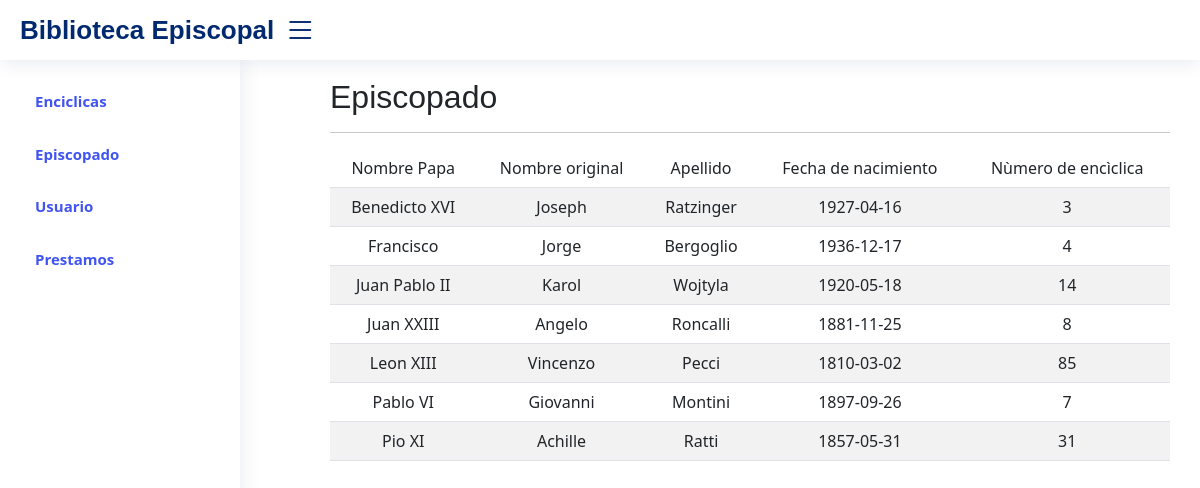
The page /episcopado.php on the database its author committed.
### tables this page shows
CREATE TABLE `episcopado` (
  `ID_Nombre_PAPA` varchar(50) NOT NULL,
  `Nombre_Original` text NOT NULL,
  `Apellido` text NOT NULL,
  `Fecha_N` date NOT NULL,
  `N_Enciclicas` int(11) NOT NULL
);

### episcopado.php (the view, shortened to what this page needs)
<?php
include("header.php");
include ("conexion_ep.php");
?>
<link rel="stylesheet" href="assets/css/listaEntradas.css">
<br>
<h2>Episcopado</h2>
<hr/>
<table class="table table-striped">
    <thead>
        <tr>
            <td class="text-center">
                Nombre Papa
            </td>
            <td class="text-center">
                Nombre original
            </td>
            <td class="text-center">
                Apellido
            </td>
            <td class="text-center">
                Fecha de nacimiento
            </td>
            <td class="text-center">
                Nùmero de encìclica
            </td>
        </tr>
    </thead>
    <tbody>
<?php
$consultaSQL = "SELECT * FROM episcopado";
$resultado = mysqli_query($conexion, $consultaSQL);
while($fila = mysqli_fetch_assoc($resultado)){
?>
        <tr class="filaConSombreado">
            <td class="text-center">
                <?php echo $fila["ID_Nombre_PAPA"]; ?>
            </td>
            <td class="text-center">
                <?php echo $fila["Nombre_Original"]; ?>
            </td>
            <td class="text-center">
                <?php echo $fila["Apellido"]; ?>
            </td>
            <td class="text-center">
                <?php echo $fila["Fecha_N"]; ?>
            </td>
            <td class="text-center">
                <?php echo $fila["N_Enciclicas"]; ?>
            </td>
        </tr>
<?php
}
?>
    </tbody>
</table>
<?php
include('footer.php');
?>

### assets/css/style.css (style rules this page uses)
:root { scroll-behavior: smooth; }
body { font-family: "Open Sans", sans-serif; background: #f6f9ff; color: #444444; }
h1, h2, h3, h4, h5, h6 { font-family: "Nunito", sans-serif; }

### rows shown on the page
episcopado: ID_Nombre_PAPA "Benedicto XVI", Nombre_Original "Joseph", Apellido "Ratzinger", Fecha_N "1927-04-16", N_Enciclicas "3"
episcopado: ID_Nombre_PAPA "Francisco", Nombre_Original "Jorge", Apellido "Bergoglio", Fecha_N "1936-12-17", N_Enciclicas "4"
episcopado: ID_Nombre_PAPA "Juan Pablo II", Nombre_Original "Karol", Apellido "Wojtyla", Fecha_N "1920-05-18", N_Enciclicas "14"
episcopado: ID_Nombre_PAPA "Juan XXIII", Nombre_Original "Angelo", Apellido "Roncalli", Fecha_N "1881-11-25", N_Enciclicas "8"
episcopado: ID_Nombre_PAPA "Leon XIII", Nombre_Original "Vincenzo", Apellido "Pecci", Fecha_N "1810-03-02", N_Enciclicas "85"
episcopado: ID_Nombre_PAPA "Pablo VI", Nombre_Original "Giovanni", Apellido "Montini", Fecha_N "1897-09-26", N_Enciclicas "7"
episcopado: ID_Nombre_PAPA "Pio XI", Nombre_Original "Achille", Apellido "Ratti", Fecha_N "1857-05-31", N_Enciclicas "31"
